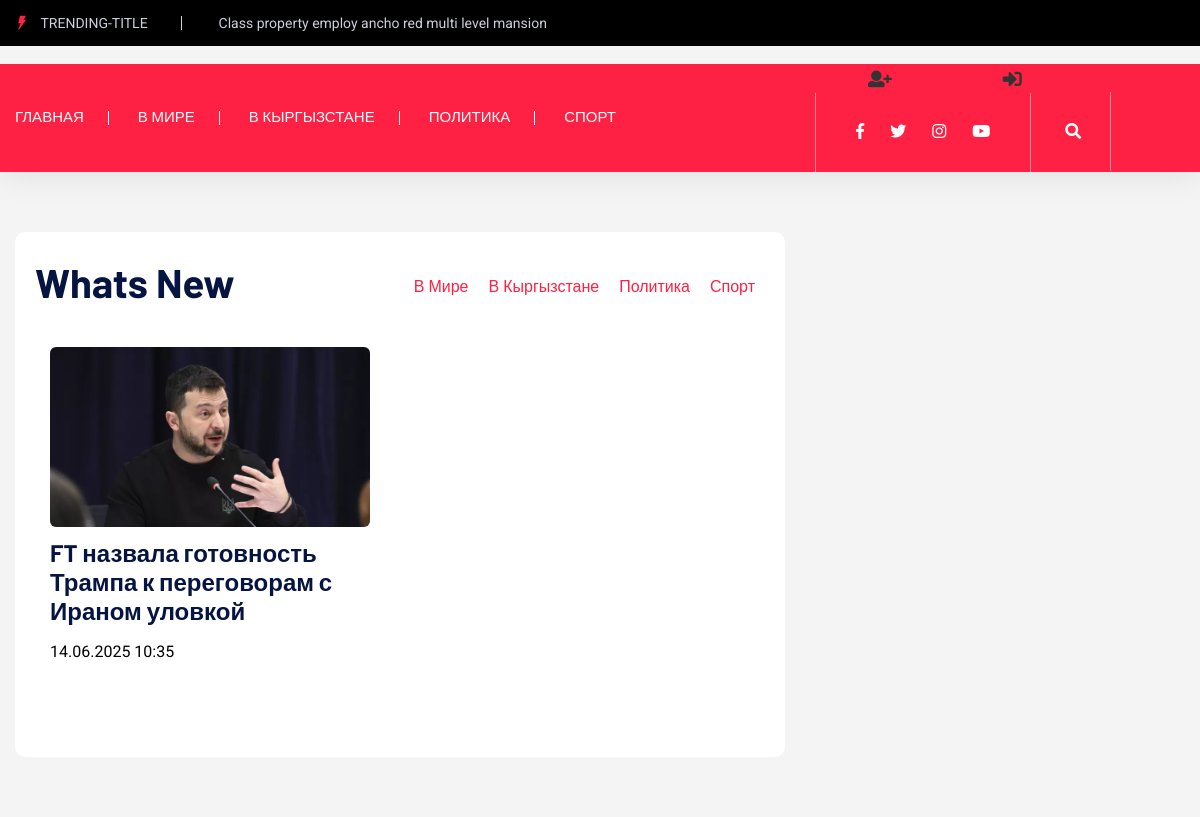
Page /category/vmire/ on the earlier database version.
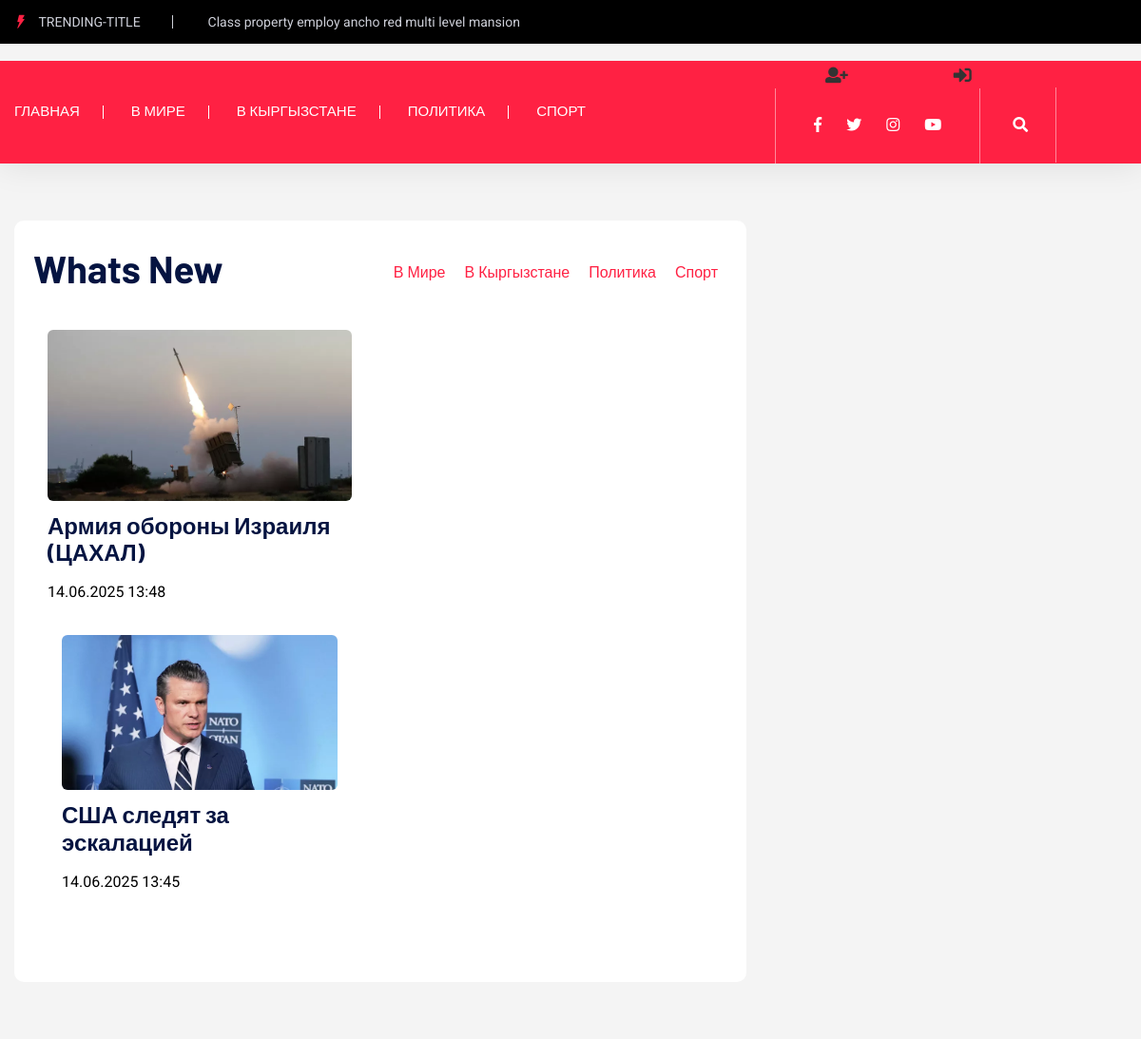
Same page on the later database version.
### main/models.py (models this page shows, shortened)
class Category(models.Model):
    name = models.CharField(max_length=100)
    slug = models.SlugField(unique=True, blank=True)

class News(models.Model):
    title = models.CharField(max_length=255, verbose_name='Заголовок')
    slug = models.SlugField(unique=True, blank=True, verbose_name='URL')
    content = models.TextField(max_length=1400, verbose_name='Контент')
    image = models.ImageField(upload_to='news/', blank=True, null=True, verbose_name='Изображение')
    published_date = models.DateTimeField(auto_now_add=True)
    category = models.ForeignKey(Category, on_delete=models.CASCADE)

### main/views.py (the view)
# urls.py: path('category/<slug:slug>/', views.category_view, name='category'),
def category_view(request, slug):
    categories = Category.objects.all()
    category = get_object_or_404(Category, slug=slug)
    news_list = News.objects.filter(
    category=category,
    slug__isnull=False).exclude(slug='').order_by('-published_date')
    return render(request, 'main/category.html', {'category': category, 'news_list': news_list, 'categories': categories})

### main/templates/main/category.html
{% extends 'main/base.html' %}
{% load static %}
{% block content %}
    <div class="about-area2 gray-bg pt-60 pb-60">
        <div class="container">
                <div class="row">
                <div class="col-lg-8">
                    <div class="whats-news-wrapper">
                            <div class="row justify-content-between align-items-end mb-15">
                                <div class="col-xl-4">
                                    <div class="section-tittle mb-30">
                                        <h3>Whats New</h3>
                                    </div>
                                </div>
                                <div class="col-xl-8 col-md-9">
                                    <div class="properties__button">
                                        <nav>
                                            <div class="nav nav-tabs" id="nav-tab" role="tablist">
                                                {% for cat in categories %}
                                                <a class="nav-item nav-link active" id="nav-home-tab" data-toggle="tab" href="{% url 'main:category' cat.slug %}" role="tab" aria-controls="nav-home" aria-selected="true">{{ cat.name }}</a>
                                                {% endfor %}
                                            </div>
                                        </nav>
                                    </div>
                                </div>
                            </div>
                            <div class="row">
                                <div class="col-12">
                                    <div class="tab-content" id="nav-tabContent">
                                        <div class="tab-pane fade show active" id="nav-home" role="tabpanel" aria-labelledby="nav-home-tab">
                                            <div class="row">
                                                <div class="col-xl-6 col-lg-6 col-md-6">
                                                    {% for news in news_list %}
                                                    <div class="whats-news-single mb-40 mb-40">
                                                        <div class="whates-img">
                                                            {% if news.image %}
                                                            <img src="{{ news.image.url }}" alt="">
                                                            {% endif %}
                                                        </div>
                                                        <div class="whates-caption whates-caption2">
                                                            <h4><a href="{% url 'main:news_detail' news.slug %}">{{ news.title }}</a></h4>
                                                            <p>{{ news.published_date|date:"d.m.Y H:i" }}</p>
                                                            <p><a href="{% url 'main:news_detail' news.slug %}">Подробно</a></p>
                                                        </div>
                                                        {% endfor %}
                                                    </div>
                                                </div>
                                    </div>
{% endblock %}

### main/templates/main/base.html (shortened to what the changed rows need)
{% load static %}
<!doctype html>
<html class="no-js" lang="zxx">
<head>
    <link rel="stylesheet" href="https://cdnjs.cloudflare.com/ajax/libs/font-awesome/5.15.4/css/all.min.css">
    <link rel="stylesheet" href="{% static 'assets/css/bootstrap.min.css' %}">
    <link rel="stylesheet" href="{% static 'assets/css/owl.carousel.min.css' %}">
    <link rel="stylesheet" href="{% static 'assets/css/ticker-style.css' %}">
    <link rel="stylesheet" href="{% static 'assets/css/flaticon.css' %}">
    <link rel="stylesheet" href="{% static 'assets/css/slicknav.css' %}">
    <link rel="stylesheet" href="{% static 'assets/css/animate.min.css' %}">
    <link rel="stylesheet" href="{% static 'assets/css/magnific-popup.css' %}">
    <link rel="stylesheet" href="{% static 'assets/css/fontawesome-all.min.css' %}">
    <link rel="stylesheet" href="{% static 'assets/css/themify-icons.css' %}">
    <link rel="stylesheet" href="{% static 'assets/css/slick.css' %}">
    <link rel="stylesheet" href="{% static 'assets/css/nice-select.css' %}">
    <link rel="stylesheet" href="{% static 'assets/css/style.css' %}">
    <link rel="stylesheet" href="{% static 'assets/css/style.css' %}" href="https://cdnjs.cloudflare.com/ajax/libs/font-awesome/6.4.0/css/all.min.css">
</head>
<body>
    <div class="header-area">
        <div class="main-header">
            <div class="header-bottom header-sticky">
                <div class="container">
                    <div class="row align-items-center">
                        <div class="col-xl-8 col-lg-8 col-md-12 header-flex">
                            <div class="main-menu d-none d-md-block">
                                <nav>
                                    <ul>
                                        {% for cat in categories %}
                                        <li><a href="{% url 'main:category' cat.slug %}">{{ cat.name }}</a></li>
                                        {% endfor %}
                                    </ul>
                                </nav>
                            </div>
                        </div>
                    </div>
                </div>
            </div>
        </div>
    </div>
    <main>
        {% block content %}
        {% endblock %}
    </main>

Differences in the rows shown:
no longer on this page (row edited): News: image (picture), title "FT назвала готовность Трампа к переговорам с Ираном уловкой", published_date "14.06.2025 10:35"
added News: image (picture), title "Армия обороны Израиля (ЦАХАЛ)", published_date "14.06.2025 13:48"
added News: image (picture), title "США следят за эскалацией", published_date "14.06.2025 13:45"
